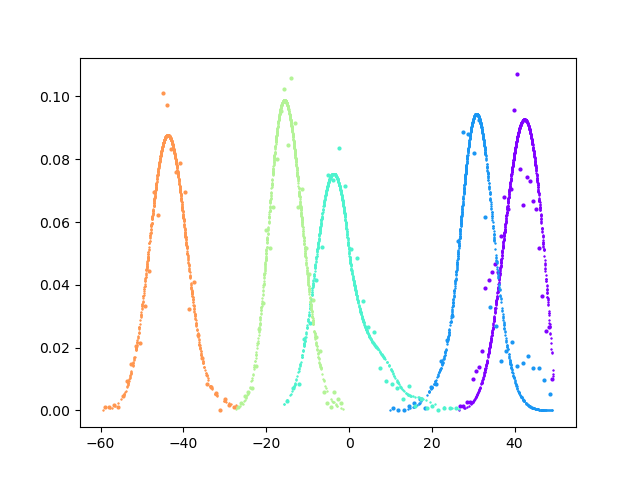

Recreate this plot in Python.
from __future__ import print_function
import pandas as pd
import numpy as np
import random
import math
import pickle
from numpy.polynomial.hermite import hermgauss
#import tensorflow as tf
import tensorflow.compat.v1 as tf
tf.disable_v2_behavior()
from femodel_tf_optimizer import femodel_tf_optimizer
import os, sys
import argparse


class femodel(femodel_tf_optimizer):
    """
    Class to optimize analytic binding free energy model with Tensorflow
    """
    kBT = 1.986e-3*300.0
    epsim = tf.constant(1.e-8, dtype=tf.float64)
    
    """    
    Rational soft-core function.

    Special case: when $u_c = 0$, 
    $$
    u_{\rm sc,0}(u)=
    \begin{cases}
    u                                                         & u \le 0 \\
    u_{\rm max} f_{\rm sc}(y)                                 & u  >  0
    \end{cases}
    $$
    with
    $$
    y = \frac{u}{u_{\rm max}}
    $$
    $$
    f_{\rm sc}(y) = \frac{z(y)^{a}-1}{z(y)^{a}+1} \, ,
    $$
    and
    $$
    z(y)=1+2 y/a + 2 (y/a)^2
    $$
    
    Inverse: $u = u_{\rm sc,0}$ for $u \le 0$. For $u > 0$:
    $$
    f_{\rm sc} = u_{\rm sc,0}/{u_{\rm max}}
    $$
    $$
    z = \left( \frac{1 + f_{\rm sc}}{1 - f_{\rm sc}}  \right)^(1/a)
    $$
    y = \frac{a}{2} \left( \sqrt{2 z - 1} -1  \right)
    $$
    $$
    u = u_{\rm max} y
    $$

    The derivative is:
    $$
    \frac{d u_{\rm sc,0}(u) }{du} = \frac{4 z^{a - 1}{(z^a + 1)^2} ( 1 + 2 \frac{y}{a} )
    $$
    for $u > 0$ and $1$ otherwise

    The general case $u_c \ne 0$ is obtained by shifting $u_{\rm sc}(u)$ up by $u_c$ and right by $u_c$:
    $$
    u_{\rm sc}(u) = u_{\rm sc,0}(u - u_c) + u_c
    $$
    For consistency, $u_{\rm max}$ is also shifted up by $u_c$. So the general case $u_c \ne 0$ is obtained
    by the special case $u_c = 0$ by the replacements
    $$
    u \rightarrow u - u_c
    $$
    $$
    u_{\rm max} \rightarrow u_{\rm max} - u_c
    $$

    Inverse for the general case: same as for the special case with the replacements above and:
    $$
    u = ( u_{\rm max} - u_c ) y + u_c
    $$

    Using the chain rule, the derivative for the general case has the same expression as the special case
    with the same replacements.
    

    """
    alphasc = tf.constant(1./16.,dtype=tf.float64)
    umaxsc = tf.constant(50.0/kBT, dtype=tf.float64)
    ubcore = tf.constant(0.0/kBT, dtype=tf.float64)
    def inverse_soft_core_function(self,usc):
        uno = tf.ones([tf.size(usc)], dtype=tf.float64)
        usc_safe1 = tf.where(usc < femodel.ubcore + femodel.epsim,       uno*(femodel.ubcore + femodel.epsim), usc)
        usc_safe2 = tf.where(usc_safe1 > femodel.umaxsc - femodel.epsim, uno*(femodel.umaxsc - femodel.epsim), usc_safe1)
        fsc = (usc_safe2-femodel.ubcore)/(femodel.umaxsc-femodel.ubcore)
        z = tf.math.pow((1.+fsc)/(1.-fsc), 1./femodel.alphasc)
        y = 0.5*femodel.alphasc*(-1.0 + tf.math.sqrt(2.*z - 1.))
        return tf.where(usc <= femodel.ubcore,
                        usc,
                        femodel.ubcore + (femodel.umaxsc - femodel.ubcore)*y)
    
    def der_soft_core_function(self,u):# dusc/du
        y = (u - femodel.ubcore)/(femodel.umaxsc-femodel.ubcore)
        z = 1 + 2.*y/femodel.alphasc + 2.*tf.math.pow(y/femodel.alphasc,2)
        za = tf.math.pow(z,femodel.alphasc)
        return tf.where(u <= femodel.ubcore,
                        tf.ones([tf.size(u)], dtype=tf.float64),
                        (4*(za/z)/tf.math.pow((za+1),2))*(1 + 2.*y/femodel.alphasc))

    def alchemical_potential_x(self, lmbds, xscbind):
        return tf.math.log(1. + tf.math.exp(- (xscbind[:,None]-lmbds['u0'][None,:]) * lmbds['alpha'][None,:])) * ((lmbds['Lambda2'][None,:] - lmbds['Lambda1'][None,:])/(lmbds['alpha'][None,:]+self.eps)) + xscbind[:,None] * lmbds['Lambda2'][None,:] + lmbds['w0'][None,:]
    
    def alchemical_potential(self, lmbds, uscbind):
        # self.eps is there to cover the case lambda1 = lambda2 and alpha = 0 in which case we have a linear alchemical potential
        return ((lmbds['Lambda2'] - lmbds['Lambda1'])/(lmbds['alpha']+self.eps))*tf.math.log(1. + tf.math.exp(-lmbds['alpha']*(uscbind-lmbds['u0']))) + lmbds['Lambda2']*uscbind + lmbds['w0']

if __name__ == '__main__':

    parser = argparse.ArgumentParser()
    parser.add_argument("-o", "--optimize", action="store_true", default=0,
                        help="Optimize parameters. Otherwise plot only.")
    parser.add_argument("-c", "--ncycles", type=int, default=100,
                        help="Number of optimization cycles")
    parser.add_argument("-n", "--nsteps", type=int, default=10,
                        help="Number of optimization steps in each cycle")
    parser.add_argument("-r", "--restart", action="store_true", default=0,
                        help="Restart optimization from the parameters saved in the pickle restart file")
    parser.add_argument("-b", "--basename",
                        help="Basename of the optimization job. Defaults to basename of this script.")
    parser.add_argument("-d", "--datafile", default="repl.cycle.potE.temp.lambda.ebind.lambda1.lambda2.alpha.u0.w0.dat",
                        help="Data file")
    parser.add_argument("-l", "--leg", type=float, default=1.0,
                        help="Value of state ID at which to plot the distributions")
    parser.add_argument("-s", "--stateID", nargs="+", type=int, default=0,
                        help="Values of state ID at which to plot the distributions")
    args = parser.parse_args()
    
    restart = args.restart
    production = args.optimize
    testarea = not production

    if args.basename:
        basename = args.basename
    else:
        basename = os.path.basename(os.path.splitext(sys.argv[0])[0])
        
    datafile = args.datafile
    ncycles = args.ncycles
    nsteps = args.nsteps
    states = args.stateID
    
    leg = args.leg

    print("Leg = ", leg)
    if leg == 1:
        direction = leg
    else:
        direction = -1.0
    print("Direction = ", direction)

    sdm_data_raw = pd.read_csv(datafile, delim_whitespace=True,
                           header=None,names=["cycle", "stateID", "temp", "direct", "Lambda1",
                                              "Lambda2", "alpha", "u0", "w0", "potE", "ebind", "bias"])

    lam_col = []
    for row in sdm_data_raw['stateID']:
        lam = 0.05*row
        if (lam > 0.5):
            lam = lam - 0.05
        lam_col.append(lam)

    sdm_data_raw.insert(2, "Lambda", lam_col)

    #print(sdm_data_raw)

    sdm_data = sdm_data_raw[sdm_data_raw["direct"] == direction]

    #print(sdm_data)

    temperature = 300.0
    kT = 1.986e-3*temperature # [kcal/mol]
    beta = 1./kT

    nmodes = 3

    reference_params = {}
    reference_params['ub'] = [  -11.4*beta, -4.53*beta, -4.95*beta ]
    reference_params['sb'] = [ 3.17*beta,  4.84*beta, 3.90*beta ]
    reference_params['pb'] = [ 8.68e-10, 3.69e-14, 1.38e-13 ]
    reference_params['elj'] = [ 1.1*beta, 1.1*beta, 1.1*beta ]
    reference_params['uce'] = [ 1.1,    1.1, 1.1 ]
    reference_params['nl']  = [   10,    20, 30 ]
    reference_params['wg'] =  [ 3.92e-6, 8.28e-3, 9.92e-1 ]
    
    scale_params = {}
    scale_params['ub'] =  [ 1.*beta, 1.*beta, 1.*beta ]
    scale_params['sb'] =  [ 0.1*beta, 0.1*beta, 0.1*beta ]
    scale_params['pb'] =  [ 1.e-10, 1.e-14, 1.e-14  ]
    scale_params['elj'] = [ 1*beta, 1*beta, 1*beta ]
    scale_params['uce'] = [ 1, 1, 1 ]
    scale_params['nl']  = [ 1, 1, 1 ]
    scale_params['wg'] =  [ 1.e-6, 1.e-3, 1.e-1 ]


    range_params = {}
    range_params['ub'] = [ (-18*beta, 30.0*beta), (-18.0*beta, 30.0*beta), (-18.0*beta, 30.0*beta) ]
    range_params['sb'] = [ (2.0*beta, 8.0*beta), (2.0*beta, 8.0*beta), (2.0*beta, 8.0*beta) ]
    range_params['pb'] = [ (0.0, 1.0), (0.0, 1.0), (0.0, 1.0) ]
    range_params['elj'] = [ (1*beta, 20.0*beta), (1*beta, 20.0*beta), (1*beta, 20.0*beta) ]
    range_params['uce'] = [ (1.0, 10.0), (1.0, 10.0), (1.0, 10.0) ]
    range_params['nl'] = [ (3.0, 60.0), (3.0, 60.0), (3.0, 60.0) ]
    
    learning_rate = 0.05

    discard = 500
    
    xparams = {}
    if restart:
        with open(basename + '.pickle', 'rb') as f:
            best_ubx, best_sbx, best_pbx, best_ex, best_ucx, best_nlx, best_wgx = pickle.load(f)
            xparams['ub'] = best_ubx
            xparams['sb'] = best_sbx
            xparams['pb'] = best_pbx
            xparams['elj']   = best_ex
            xparams['uce']  = best_ucx
            xparams['nl']  = best_nlx
            xparams['wg'] = best_wgx
    else:
        xparams['ub']  = [0. for i in range(nmodes) ]
        xparams['sb']  = [0. for i in range(nmodes) ]
        xparams['pb']  = [0. for i in range(nmodes) ]
        xparams['elj']   = [0. for i in range(nmodes) ]
        xparams['uce']  = [0. for i in range(nmodes) ]
        xparams['nl']  = [0. for i in range(nmodes) ]
        xparams['wg']  = [0. for i in range(nmodes) ]

    fe_optimizer = femodel(sdm_data, reference_params, temperature, range_params=range_params,
                  xparams=xparams, scale_params=scale_params, discard=discard, learning_rate=learning_rate)
                                        
    variables = [ fe_optimizer.ubx_t, fe_optimizer.sbx_t , fe_optimizer.ex_t, fe_optimizer.ucx_t, fe_optimizer.nlx_t, fe_optimizer.wgx_t, fe_optimizer.pbx_t ]
    
    #----- test area ----------------

    tf.logging.set_verbosity(tf.logging.ERROR)
    
    if testarea:
        with tf.Session() as sess:
            sess.run(fe_optimizer.init)
            ll = sess.run(fe_optimizer.cost)
            uv = sess.run(fe_optimizer.u)
            uscv = sess.run(fe_optimizer.usc)
            p0v = sess.run(tf.squeeze(fe_optimizer.p0))
            p0scv = sess.run(tf.squeeze(fe_optimizer.p0sc))
            pklv = sess.run(tf.squeeze(fe_optimizer.pkl))
            xscv = sess.run(fe_optimizer.xsc)
            p0scxv = sess.run(tf.squeeze(fe_optimizer.p0scx))
            sts = sess.run(fe_optimizer.lambdas['stateID'])
            upscv = sess.run(fe_optimizer.upsc)
            klv = sess.run(tf.squeeze(fe_optimizer.kl))


            best_ubx = sess.run(fe_optimizer.ubx_t)
            best_sbx = sess.run(fe_optimizer.sbx_t)
            best_pbx = sess.run(fe_optimizer.pbx_t)
            best_ex  = sess.run(fe_optimizer.ex_t)
            best_ucx = sess.run(fe_optimizer.ucx_t)
            best_nlx = sess.run(fe_optimizer.nlx_t)
            best_wgx = sess.run(fe_optimizer.wgx_t)
                        
            best_ub = sess.run(fe_optimizer.ub_t)
            best_sb = sess.run(fe_optimizer.sb_t)
            best_pb = sess.run(fe_optimizer.pb_t)
            best_elj  = sess.run(fe_optimizer.elj_t)
            best_uce = sess.run(fe_optimizer.uce_t)
            best_nl = sess.run(fe_optimizer.nl_t)
            best_wg = sess.run(fe_optimizer.wg_t)
            
            print("Optimized Cost =", ll)
            print("Parameters:")
            print("wg = ", best_wg/np.sum(best_wg))
            results = fe_optimizer.applyunits(best_ub, best_sb, best_pb, best_elj, best_uce, best_nl)
            params = ["ub", "sb", "pb", "elj", "uce", "nl"]
            for mode, item in enumerate(results):
                string = ""
                for value in item:
                    string = string + str(value) + " "
                print(params[mode] + " = [" + string + "]")
            print("-------------------------------------------------------------------------")


        # plot
        import matplotlib
        import matplotlib.pyplot as plt
        fig, ax = plt.subplots()
        color = iter(plt.cm.rainbow(np.linspace(0, 1, len(states) + 1)))
        for state in states:
            mask = abs(sts - state) < 1.e-6
            hist, bin_edges = np.histogram(uscv[mask]*kT, bins=30, density=True)
            nh = len(hist)
            dx = bin_edges[1] - bin_edges[0]
            xp = bin_edges[0:nh] + 0.5*dx
            c = next(color)
            ax.plot(xp, hist, 'o', markersize = 2, c=c)
            ax.plot(uscv[mask]*kT, pklv[mask]/kT, '+', markersize = 1, c=c)
            #ax.set_xlim([-40*kT,200*kT])
        #plt.show()
        plt.savefig(basename + ".png")



    #------- training area ----------------------

    if production:
        with tf.Session() as sess:
    
            sess.run(fe_optimizer.init)
            fe_optimizer.opt = fe_optimizer.optimizer.minimize(fe_optimizer.cost, var_list = variables)
            sess.graph.finalize()
            ll = sess.run(fe_optimizer.cost)

            best_loss = ll
            best_ubx = sess.run(fe_optimizer.ubx_t)
            best_sbx = sess.run(fe_optimizer.sbx_t)
            best_pbx = sess.run(fe_optimizer.pbx_t)
            best_ex  = sess.run(fe_optimizer.ex_t)
            best_ucx = sess.run(fe_optimizer.ucx_t)
            best_nlx = sess.run(fe_optimizer.nlx_t)
            best_wgx = sess.run(fe_optimizer.wgx_t)
            
            best_ub = sess.run(fe_optimizer.ub_t)
            best_sb = sess.run(fe_optimizer.sb_t)
            best_pb = sess.run(fe_optimizer.pb_t)
            best_elj  = sess.run(fe_optimizer.elj_t)
            best_uce = sess.run(fe_optimizer.uce_t)
            best_nl = sess.run(fe_optimizer.nl_t)
            best_wg = sess.run(fe_optimizer.wg_t)
            
            gubx = sess.run(fe_optimizer.gubx_t)
            gsbx = sess.run(fe_optimizer.gsbx_t)
            gpbx = sess.run(fe_optimizer.gpbx_t)
            gex = sess.run(fe_optimizer.gex_t)
            gucx = sess.run(fe_optimizer.gucx_t)
            gnlx = sess.run(fe_optimizer.gnlx_t)
            gwgx = sess.run(fe_optimizer.gwgx_t)
            print("Gradients:")
            print(gubx,gsbx,gpbx,gex,gucx,gnlx,gwgx)
            
            print("Start Cost =", ll)
            print("Parameters:")
            print("wg = ", best_wg)

            results = fe_optimizer.applyunits(best_ub, best_sb, best_pb, best_elj, best_uce, best_nl)
            params = ["ub", "sb", "pb", "elj", "uce", "nl"]
            for mode, item in enumerate(results):
                string = ""
                for value in item:
                    string = string + str(value) + " "
                print(params[mode] + " = [" + string + "]")

            print("---------------------------------------")
        
            for step in range(ncycles):
                for i in range(nsteps):
                    #sess.run(fe_optimizer.train) #all variables optimized
                    sess.run(fe_optimizer.opt) #only selected variables are optimized
                gubx = sess.run(fe_optimizer.gubx_t)
                gsbx = sess.run(fe_optimizer.gsbx_t)
                gpbx = sess.run(fe_optimizer.gpbx_t)
                gex = sess.run(fe_optimizer.gex_t)
                gucx = sess.run(fe_optimizer.gucx_t)
                gnlx = sess.run(fe_optimizer.gnlx_t)
                gwgx = sess.run(fe_optimizer.gwgx_t)
                notok = ( np.any(np.isnan(gubx)) or
                          np.any(np.isnan(gsbx)) or
                          np.any(np.isnan(gpbx)) or
                          np.any(np.isnan(gex))  or
                          np.any(np.isnan(gucx)) or
                          np.any(np.isnan(gnlx)) or
                          np.any(np.isnan(gwgx)) )
                

                print("Gradients:")
                print(gubx,gsbx,gpbx,gex,gucx,gnlx,gwgx)
                if notok:
                    print("Gradient error")
                    break
                ll = sess.run(fe_optimizer.cost)

                l_ubx = sess.run(fe_optimizer.ubx_t)
                l_sbx = sess.run(fe_optimizer.sbx_t)
                l_pbx = sess.run(fe_optimizer.pbx_t)
                l_ex  = sess.run(fe_optimizer.ex_t)
                l_ucx = sess.run(fe_optimizer.ucx_t)
                l_nlx = sess.run(fe_optimizer.nlx_t)
                l_wgx = sess.run(fe_optimizer.wgx_t)
            
                l_ub = sess.run(fe_optimizer.ub_t)
                l_sb = sess.run(fe_optimizer.sb_t)
                l_pb = sess.run(fe_optimizer.pb_t)
                l_elj = sess.run(fe_optimizer.elj_t)
                l_uce = sess.run(fe_optimizer.uce_t)
                l_nl = sess.run(fe_optimizer.nl_t)
                l_wg = sess.run(fe_optimizer.wg_t)
                
                if( ll < best_loss ):
                    best_loss = ll
                
                    best_ubx = l_ubx 
                    best_sbx = l_sbx
                    best_pbx = l_pbx
                    best_ex  = l_ex 
                    best_ucx = l_ucx
                    best_nlx = l_nlx 
                    best_wgx = l_wgx

                    best_ub  = l_ub  
                    best_sb  = l_sb 
                    best_pb  = l_pb 
                    best_elj = l_elj
                    best_uce = l_uce
                    best_nl  = l_nl   
                    best_wg  = l_wg
    

                print(step, "Cost =", ll)
                print("Parameters:")
                print("wg = ", l_wg)
                results = fe_optimizer.applyunits(l_ub, l_sb, l_pb, l_elj, l_uce, l_nl)
                params = ["ub", "sb", "pb", "elj", "uce", "nl"]
                for mode, item in enumerate(results):
                    string = ""
                    for value in item:
                        string = string + str(value) + " "
                    print(params[mode] + " = [" + string + "]") 

                print("----------------------------------------------------")

                with open(basename + '.pickle', 'wb') as f:
                    pickle.dump([best_ubx, best_sbx, best_pbx, best_ex, best_ucx, best_nlx, best_wgx],f)


                
            print("----------- End of Optimization -----------", basename);
            print("Optimized Cost =", best_loss)
            print("wg = ", best_wg/np.sum(best_wg))
            results = fe_optimizer.applyunits(best_ub, best_sb, best_pb, best_elj, best_uce, best_nl)
            params = ["ub", "sb", "pb", "elj", "uce", "nl"]
            for mode, item in enumerate(results):
                string = ""
                for value in item:
                    string = string + str(value) + " "
                print(params[mode] + " = [" + string + "]")
